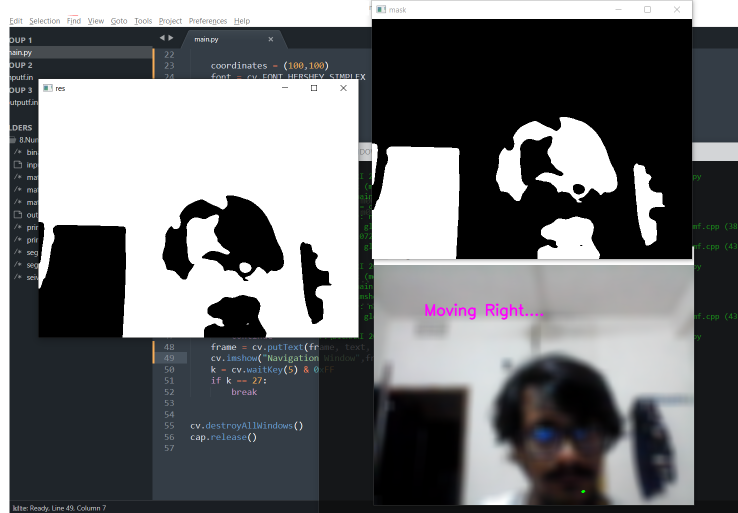
#> input picture Untitled.png, 1476 x 1026 px, given in place of the camera (shown at 1/2 size)
$ python main.py
#> lines starting #> are read from the running program, lines starting #| are printed output that depends on the picture; after the words box and inside, x2 and y2 are one past the last pixel; in counts of white or black regions, pixels touching at a corner belong together
import cv2 as cv
import numpy as np

cap = cv.VideoCapture(0)

while True:
	_,frame1 = cap.read()
#> frame1 is the input picture: shape (1026, 1476, 3); mean B, G, R 114, 111.9, 110.3
	frame = cv.blur(frame1,(20,20))
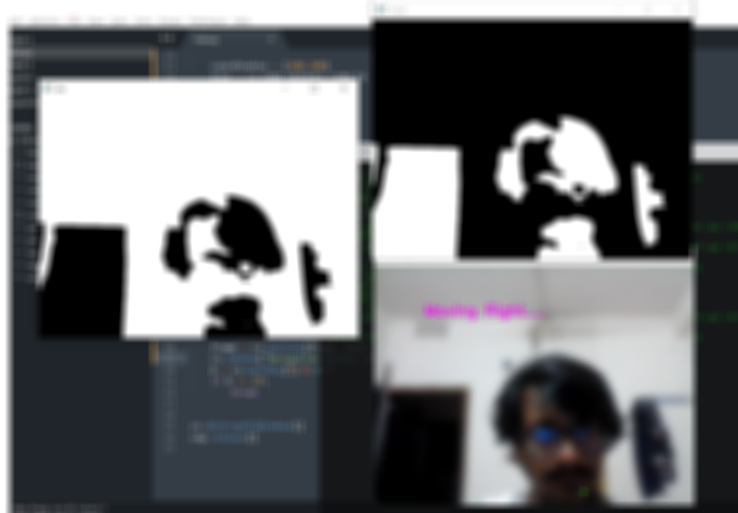
#> frame: shape (1026, 1476, 3) (shown at 1/2 size); mean B, G, R 114.2, 112.1, 110.5
	hsv = cv.cvtColor(frame, cv.COLOR_BGR2HSV)
#> hsv: shape (1026, 1476, 3); mean H, S, V 52.1, 23.6, 114.7

	lower_black = np.array([0,0,0])
	upper_black = np.array([180,255,40])

	mask = cv.inRange(hsv, lower_black, upper_black)
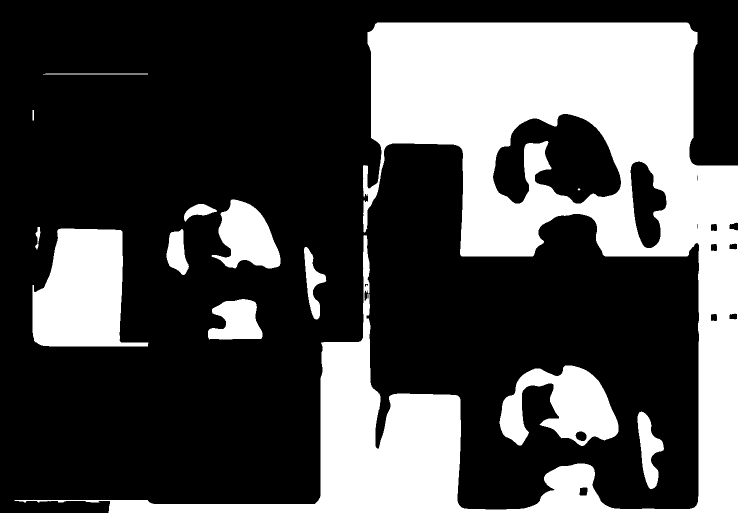
#> mask: shape (1026, 1476) (shown at 1/2 size); 30.3% white; 14 white regions (1 under 20 px), largest, box (x1, y1, x2, y2) and area: (29, 45, 1476, 1026) 370720, (65, 457, 297, 693) 37257, (999, 731, 1237, 892) 21614
	res = cv.bitwise_not(mask)
#> res: shape (1026, 1476); 69.7% white; 14 black regions (1 under 20 px)
	cv.imshow('mask',mask)

	contours,_ = cv.findContours(res,cv.RETR_TREE,cv.CHAIN_APPROX_SIMPLE)
#> contours = 28 contours, 3 with area under 20; largest, box (x1, y1, x2, y2) and area: (0, 0, 1476, 1026) 1100434, (64, 456, 298, 694) 37708, (986, 228, 1242, 407) 28951, (998, 730, 1238, 893) 22371, (422, 398, 562, 538) 11970
	cv.drawContours(frame, contours, 0, (0,255,0), 3)
#> frame: shape (1026, 1476, 3); 0.02% of pixels changed, all inside (x1, y1, x2, y2) = (1157, 973, 1177, 993)

	cv.imshow('res',res)

	coordinates = (250,100)
	font = cv.FONT_HERSHEY_SIMPLEX
	fontScale = 1
	color = (255,0,255)
	thickness = 2


	try:
		cnt = contours[0]
#> cnt = contour of 14 points, box (x1, y1, x2, y2) (1159, 975, 1175, 991), area 202

		M = cv.moments(cnt)
#> M = moments, m00 202, centre m10/m00, m01/m00 = (1166.7, 982.6)
		try:
			cx = int(M['m10']/M['m00'])
#> cx = 1166
			cy = int(M['m01']/M['m00'])
#> cy = 982

		except ZeroDivisionError:
			continue

		if cx<320:
			text = "Moving Left...."
			#Send signal to motor driver to turn left
		else:
			text = "Moving Right...."
			#Send signal to motor driver to turn right

	except IndexError:
		continue
	frame = cv.putText(frame, text, coordinates, font, fontScale, color, thickness, cv.LINE_AA)
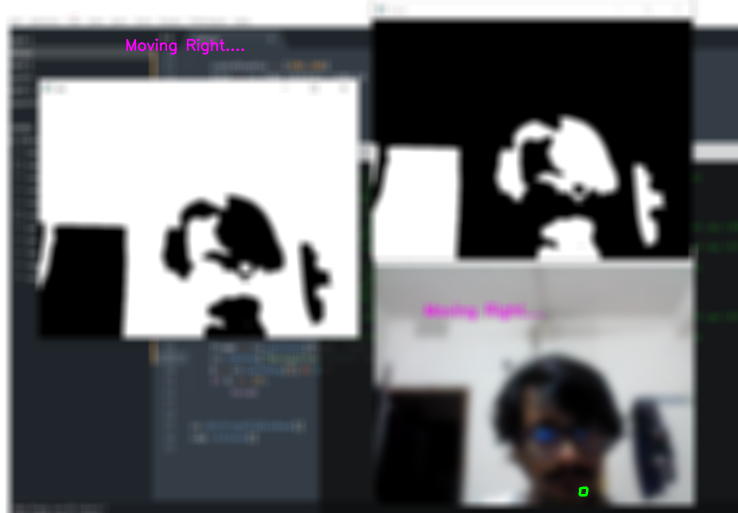
#> frame: shape (1026, 1476, 3) (shown at 1/2 size); mean B, G, R 114.4, 112, 110.7
	cv.imshow("Navigation Window",frame)

	k = cv.waitKey(5) & 0xFF # Esc button to quit
#> (key Esc is pressed here)
	if k == 27:
		break


cv.destroyAllWindows()
cap.release()
